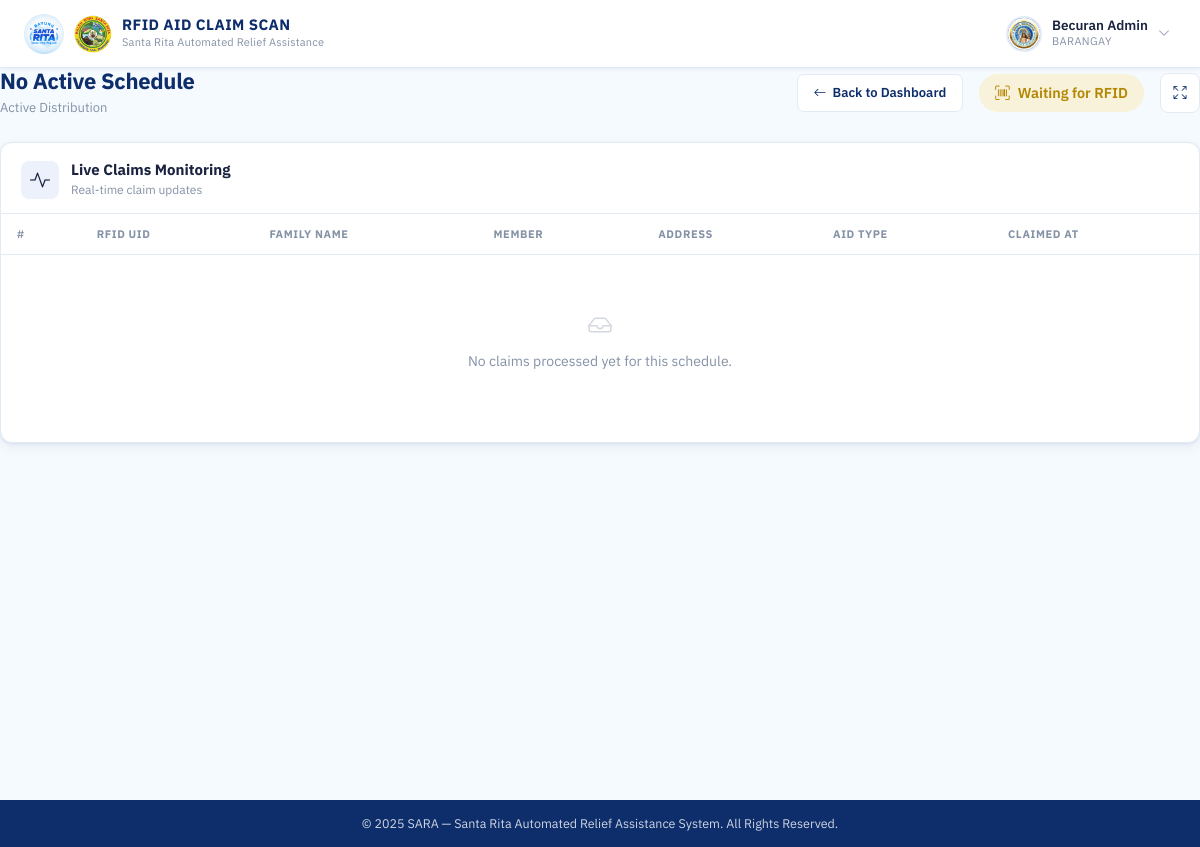
The page /mswdo/rfid/scan/ (signed in) on the database as committed earlier.
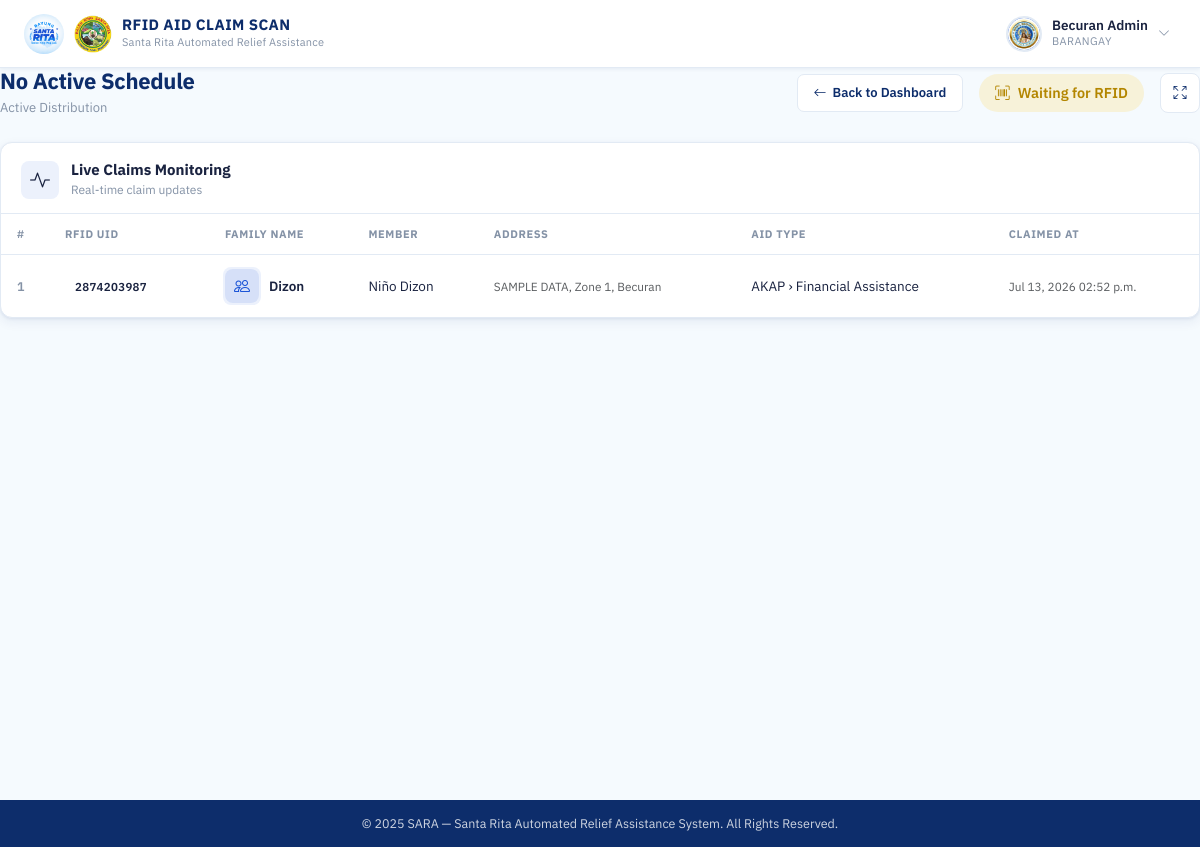
The same page on the database as committed later.
### distribution/models.py (models this page shows, shortened)
class AidClaim(models.Model):
    family = models.ForeignKey(Family, on_delete=models.CASCADE)
    family_member = models.ForeignKey(
        FamilyMember,
        on_delete=models.SET_NULL,
        null=True,
        blank=True,
        help_text="Required for individual-based assistance"
    )
    assistance = models.ForeignKey(
        Assistance,
        on_delete=models.SET_NULL,
        null=True,
        blank=True,
        related_name='claims'
    )
    CLAIM_TYPE_CHOICES = (
        ('DISTRIBUTION', 'Distribution Event'),
        ('WALK_IN', 'Walk-in / Office Visit'),
    )
    claim_type = models.CharField(
        max_length=20,
        choices=CLAIM_TYPE_CHOICES,
        default='DISTRIBUTION'
    )
    schedule = models.ForeignKey('AidSchedule', on_delete=models.CASCADE, null=True)
    claimed_at = models.DateTimeField(auto_now_add=True)
    created_by = models.ForeignKey(
            settings.AUTH_USER_MODEL,
            on_delete=models.SET_NULL,
            null=True,
            blank=True,
            related_name='processed_claims'
        )

### households/models.py (models this page shows, shortened)
class Family(models.Model):
    household = models.ForeignKey(Household, on_delete=models.CASCADE, related_name='families')
    family_name = models.CharField(max_length=100)
    rfid_uid = models.CharField(
        max_length=50,
        unique=True,
        null=True,
        blank=True
    )
    is_active = models.BooleanField(default=True)

class FamilyMember(models.Model):
    family = models.ForeignKey(
        Family,
        on_delete=models.CASCADE,
        related_name='members'
    )
    first_name = models.CharField(max_length=100)
    middle_name = models.CharField(max_length=100, blank=True, null=True)
    last_name = models.CharField(max_length=100)
    suffix = models.CharField(max_length=20, blank=True, null=True)
    relationship = models.CharField(max_length=20, choices=RELATIONSHIP_CHOICES)
    birthdate = models.DateField(null=True, blank=True)
    birthplace = models.CharField(max_length=150, blank=True, null=True)
    sex = models.CharField(max_length=1, choices=SEX_CHOICES, blank=True, null=True)
    civil_status = models.CharField(max_length=50, choices=CIVIL_STATUS_CHOICES, blank=True, null=True)
    government_id_type = models.CharField(
        max_length=20, choices=GOVERNMENT_ID_CHOICES,
        blank=True, default='PHILSYS'
    )
    government_id_number = models.CharField(max_length=50, blank=True, null=True)
    religion = models.CharField(max_length=100, blank=True, null=True)
    citizenship = models.CharField(max_length=50, default='Filipino', blank=True, null=True)
    occupation = models.CharField(max_length=150, blank=True, null=True)
    contact_number = models.CharField(
        max_length=13,
        blank=True,
        null=True,
        validators=[
            RegexValidator(
                regex=r'^(09|\+639)\d{9}$',
                message="Phone number must be entered in the format: '09XXXXXXXXX' or '+639XXXXXXXXX'."
            )
        ]
    )
    email = models.EmailField(blank=True, null=True)
    monthly_income = models.DecimalField(max_digits=10, decimal_places=2, default=0)
    educational_attainment = models.CharField(max_length=50, choices=EDUCATIONAL_ATTAINMENT_CHOICES, blank=True, null=True)
    education_status = models.CharField(max_length=50, choices=EDUCATION_STATUS_CHOICES, blank=True, null=True)
    is_pwd = models.BooleanField(default=False)
    is_solo_parent = models.BooleanField(default=False)
    is_senior_citizen = models.BooleanField(default=False)
    is_indigenous = models.BooleanField(default=False)
    is_out_of_school_youth = models.BooleanField(default=False)
    is_out_of_school_children = models.BooleanField(default=False)
    profile_image = models.ImageField(upload_to=resident_profile_image_path, blank=True, null=True)

class Household(models.Model):
    barangay = models.ForeignKey(Barangay, on_delete=models.CASCADE, related_name='households')
    zone = models.ForeignKey(Zone, on_delete=models.CASCADE, related_name='households')
    LAND_USE_CHOICES = (
        ('RESIDENTIAL', 'Residential'),
        ('AGRICULTURAL', 'Agricultural'),
        ('COMMERCIAL', 'Commercial'),
        ('INDUSTRIAL', 'Industrial'),
        ('INSTITUTIONAL', 'Institutional'),
        ('FISHING', 'Fishing'),
    )
    HAZARD_CHOICES = (
        ('NONE', 'No Hazard'),
        ('FLOOD', 'Flood'),
        ('LANDSLIDE', 'Landslide'),
        ('FIRE', 'Fire'),
        ('EARTHQUAKE', 'Earthquake/Fault'),
        ('RIVERBANK_EROSION', 'Riverbank Erosion'),
        ('OTHER', 'Other'),
    )
    house_number = models.CharField(max_length=50)
    land_use = models.CharField(max_length=20, choices=LAND_USE_CHOICES)
    hazard_exposure = models.CharField(max_length=20, choices=HAZARD_CHOICES)
    flood_depth = models.CharField(max_length=50, blank=True)
    flood_frequency = models.CharField(max_length=50, blank=True)
    hazard_other_description = models.CharField(max_length=255, blank=True)
    accessibility = models.CharField(max_length=255, blank=True)
    location_notes = models.CharField(max_length=255, blank=True)
    latitude = models.DecimalField(max_digits=9, decimal_places=6, null=True, blank=True)
    longitude = models.DecimalField(max_digits=9, decimal_places=6, null=True, blank=True)
    @property
    def address(self):
        return f"{self.house_number}, {self.zone.name}, {self.barangay.name}"

class Zone(models.Model):
    barangay = models.ForeignKey(Barangay, on_delete=models.CASCADE, related_name='zones')
    name = models.CharField(max_length=50)

### accounts/models.py (models this page shows, shortened)
class Barangay(models.Model):
    name = models.CharField(max_length=100, unique=True)

### programs/models.py (models this page shows, shortened)
class Assistance(models.Model):
    BENEFICIARY_TYPE = [
        ('individual', 'Individual'),
        ('family', 'Family'),
    ]
    program = models.ForeignKey(
        Program,
        on_delete=models.CASCADE,
        related_name='assistances'
    )
    aid_category = models.ForeignKey(
        AidCategory,
        on_delete=models.CASCADE,
        related_name='assistances'
    )
    beneficiary_type = models.CharField(
        max_length=20,
        choices=BENEFICIARY_TYPE,
        default='family'
    )
    minimum_age = models.PositiveIntegerField(
        null=True,
        blank=True,
        help_text="Leave blank if no age requirement."
    )
    requires_pwd = models.BooleanField(default=False)
    requires_solo_parent = models.BooleanField(default=False)
    requires_senior_citizen = models.BooleanField(default=False)
    is_active = models.BooleanField(default=True)
    created_at = models.DateTimeField(auto_now_add=True)
    class Meta:
        ordering = ['program', 'aid_category']
        unique_together = ('program', 'aid_category', 'beneficiary_type')

class Program(models.Model):
    name = models.CharField(max_length=100, unique=True)
    description = models.TextField(blank=True, null=True)
    is_active = models.BooleanField(default=True)
    created_at = models.DateTimeField(auto_now_add=True)
    class Meta:
        ordering = ['name']

class AidCategory(models.Model):
    program = models.ForeignKey(
        Program,
        on_delete=models.CASCADE,
        related_name='aid_categories'
    )
    name = models.CharField(max_length=100)
    description = models.TextField(blank=True, null=True)
    is_active = models.BooleanField(default=True)
    class Meta:
        ordering = ['name']
        unique_together = ('program', 'name')

### distribution/views.py (the view, shortened to what this page needs)
# urls.py: path('mswdo/rfid/scan/', views.scan_rfid, name='scan_rfid'),
@login_required
@session_protected
def scan_rfid(request):
    if request.user.role not in ('MSWDO', 'MSWDO_STAFF', 'BARANGAY'):
        return HttpResponseForbidden("Access Denied")
    error = None
    success = None
    family = None
    family_members = None
    now = timezone.now()
    aid_schedule = AidSchedule.objects.select_related(
        'assistance',
        'assistance__program',
        'assistance__aid_category'
    ).filter(
        is_active=True,
        schedule_datetime__lte=now,
        end_datetime__gte=now,
    ).order_by('-schedule_datetime').first()
    if not aid_schedule:
        error = "No active distribution schedule right now."
    elif not aid_schedule.assistance:
        error = "Active schedule has no assistance type configured. Please contact admin."
    is_ajax = request.headers.get('X-Requested-With') == 'XMLHttpRequest' or request.headers.get('Accept') == 'application/json' or 'application/json' in request.content_type
    if error and is_ajax and request.method == 'POST':
        return JsonResponse({'status': 'error', 'message': error})
    selected_barangay = request.GET.get('barangay')
    claims = AidClaim.objects.select_related(
        'family',
        'family__household',
        'family__household__zone',
        'family__household__barangay',
        'family_member',
        'assistance',
        'assistance__aid_category',
        'assistance__program',
    )
    if aid_schedule:
        claims = claims.filter(schedule=aid_schedule)
    if selected_barangay:
        claims = claims.filter(family__household__barangay__id=selected_barangay)
    if request.user.role == 'MSWDO_STAFF':
        claims = claims.filter(created_by=request.user)
    recent_claims = claims.order_by('-claimed_at')[:20]
    barangays = Barangay.objects.all()
    return render(request, 'distribution/scan_rfid.html', {
        'error': error,
        'success': success,
        'family': family,
        'family_members': family_members,
        'assistance': aid_schedule.assistance if aid_schedule and aid_schedule.assistance else None,
        'recent_claims': recent_claims,
        'barangays': barangays,
        'selected_barangay': selected_barangay,
        'aid_schedule': aid_schedule,
        'rfid_uid_value': '',
        'hide_sidebar': True,
    })

### accounts/context_processors.py (called while the page is built)
def auth_required(request):
    return {
        'requires_auth': request.user.is_authenticated
    }

### distribution/templates/distribution/scan_rfid.html (shortened to what the changed rows need)
{% extends "base.html" %}
{% load static %}
{% block css %}
<link rel="stylesheet" href="{% static 'css/mswdo_dashboard.css' %}">
<link rel="stylesheet" href="{% static 'css/barangay_accounts.css' %}">
<link rel="stylesheet" href="{% static 'css/barangay_list.css' %}">
<link rel="stylesheet" href="{% static 'css/scan_rfid.css' %}">
{% endblock %}
{% block content %}
<div id="kioskContainer">
  <div class="dash-page-header kiosk-header">
    <div>
      <h1 class="dash-page-title">
        {% if aid_schedule and aid_schedule.assistance %}
        {{ aid_schedule.assistance.program.name }} › {{ aid_schedule.assistance.aid_category.name }}
        {% else %}
        No Active Schedule
        {% endif %}
      </h1>
    </div>
  </div>
  <div class="dash-panel w-100 mt-4">
    <div class="dash-panel__header">
      <div class="dash-panel__header-left">
        <div>
          <h2 class="dash-panel__title">Live Claims Monitoring</h2>
        </div>
      </div>
    </div>
    <div class="dash-panel__body" style="padding: 0;">
      <div class="table-responsive table-scroll-container">
        <table class="acct-table" id="claimsTable" style="margin: 0;">
          <thead>
            <tr>
              <th class="acct-th">#</th>
              <th class="acct-th">RFID UID</th>
              <th class="acct-th">Family Name</th>
              <th class="acct-th">Member</th>
              <th class="acct-th">Address</th>
              <th class="acct-th">Aid Type</th>
              <th class="acct-th">Claimed At</th>
            </tr>
          </thead>
          <tbody>
            {% for claim in recent_claims %}
            <tr data-claim-id="{{ claim.id }}" class="acct-row">
              <td class="acct-td acct-td--num">{{ forloop.counter }}</td>
              <td class="acct-td"><span class="acct-badge acct-badge--gray">{{ claim.family.rfid_uid }}</span></td>
              <td class="acct-td">
                <div class="acct-barangay-cell">
                  <div class="acct-avatar"><i class="bi bi-people dash-panel__icon"
                      style="font-size: 1rem; margin-right:0;"></i></div>
                  <span class="acct-barangay-name">{{ claim.family.family_name }}</span>
                </div>
              </td>
              <td class="acct-td">
                {% if claim.family_member %}
                {{ claim.family_member.first_name }} {{ claim.family_member.last_name }}
                {% else %}
                <span class="text-muted">All Members</span>
                {% endif %}
              </td>
              <td class="acct-td text-muted small">{{ claim.family.household.address }}</td>
              <td class="acct-td">
                {% if claim.assistance %}
                {{ claim.assistance.program.name }} › {{ claim.assistance.aid_category.name }}
                {% else %}
                —
                {% endif %}
              </td>
              <td class="acct-td text-muted small">{{ claim.claimed_at|date:"M d, Y h:i a" }}</td>
            </tr>
            {% empty %}
            <tr>
              <td colspan="7" class="acct-empty">
                <div class="acct-empty-state">
                  <i class="bi bi-inbox fs-4 d-block mb-2"></i>
                  <p>No claims processed yet for this schedule.</p>
                </div>
              </td>
            </tr>
            {% endfor %}
          </tbody>
        </table>
      </div>
    </div>
  </div>
</div>
</div>
{% endblock %}

Rows that differ between the two databases and show on the page:
added AidClaim: family.rfid_uid "2874203987", family.family_name "Dizon", family_member.first_name "Niño", family_member.last_name "Dizon", family.household.address "SAMPLE DATA, Zone 1, Becuran", assistance.program.name "AKAP", assistance.aid_category.name "Financial Assistance", claimed_at "Jul 13, 2026 02:52 p.m."
Other text that changed with them:
text no longer shown: "No claims processed yet for this schedule."
